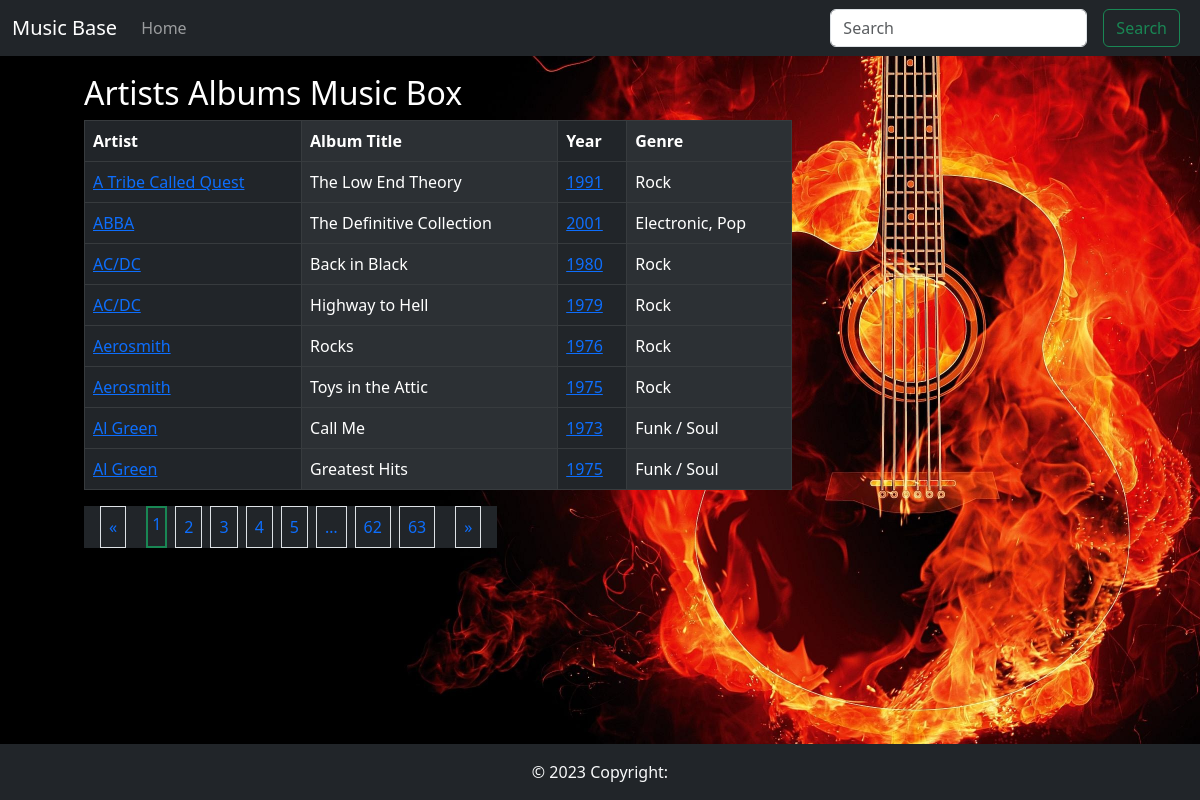
Page /home on the earlier database version.
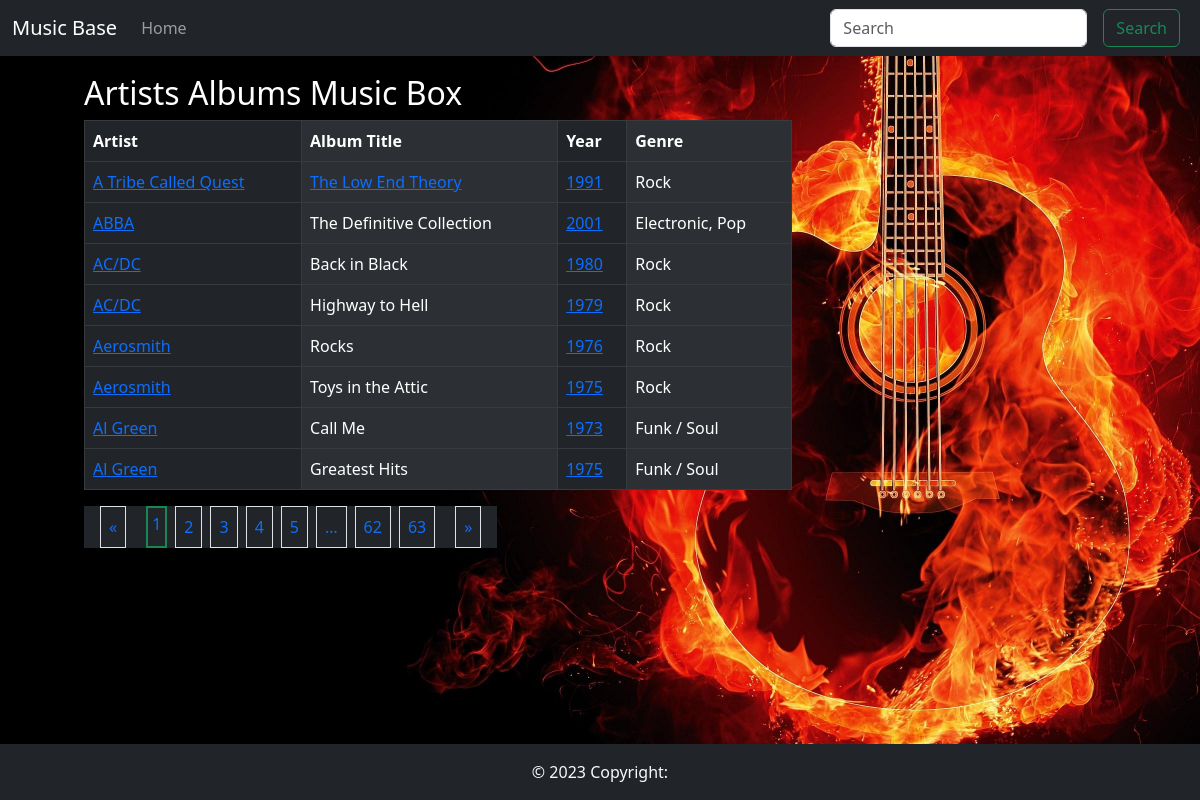
Same page on the later database version.
### music_base/models.py (models this page shows, shortened)
class Album(db.Model):
    id = db.Column(db.Integer(), primary_key=True)
    album_title = db.Column(db.String(length=255), nullable=False)
    released_date = db.Column(db.String(length=4), nullable=False)
    artist_id = db.Column(db.Integer(), db.ForeignKey("artist.id"), nullable=False)
    genre_id = db.Column(db.Integer(), db.ForeignKey("genre.id"), nullable=False)
    artist = db.relationship("Artist", backref="album")
    genre = db.relationship("Genre", backref="album")

class Artist(db.Model):
    id = db.Column(db.Integer(), primary_key=True)
    artist_name = db.Column(db.String(length=255), nullable=False, unique=True)

class Genre(db.Model):
    id = db.Column(db.Integer(), primary_key=True)
    genre = db.Column(db.String(length=255), nullable=False, unique=True)

class Link(db.Model):
    id = db.Column(db.Integer(), primary_key=True)
    link = db.Column(db.String(length=255))
    album_id = db.Column(db.Integer(), db.ForeignKey("album.id"), nullable=False)
    album = db.relationship("Album", backref="link")

### music_base/routers.py (the view)
@app.route("/")
@app.route("/home")
def home_page():
    page = request.args.get("page", 1, type=int)
    rows_per_page = int(getenv("ROWS_PER_PAGE"))
    content = Album.query.join(Artist, Album.artist_id == Artist.id) \
        .join(Genre, Album.genre_id == Genre.id) \
        .outerjoin(Link, or_(Link.album_id == Album.id, Link.album_id is None)) \
        .add_columns(Album.album_title, Album.id, Album.released_date,
                     Artist.artist_name, Genre.genre, Artist.id, Link) \
        .order_by(Artist.artist_name).paginate(page=page,
                                               per_page=rows_per_page)
    return render_template("home.html", content=content)

### music_base/templates/home.html (shortened to what this page needs)
{% extends 'base.html'%}
{% import 'includes/_macros.html' as macros %}
{% block content %}
<div class="row fixed" style="margin-top: 50px; margin-left: 30px">
    <div class="col-8">
        <h2 class="mt-4">Artists Albums Music Box</h2>
        <div class="mb-5">
             {% include '/includes/album_table.html' %}
            {% if content %}
                <div class="pagination mb-2">
                    {{ macros.pagination_widget(content, 'home_page') }}
                </div>
            {% endif %}
        </div>
    </div>
</div>
{% endblock %}

### music_base/templates/base.html (shortened to what this page needs)
<!doctype html>
<html lang="en">
<head>
    {% include './includes/style.html' %}
</head>
{% block body %}
<body>
<header>
    {% include '/includes/navbar.html' %}
</header>
<main>
    <div class="container">
        {% block content %}
        {% endblock %}
    </div>
</main>
{% include '/includes/footer.html' %}
</body>
{% endblock %}
</html>

### music_base/templates/includes/_macros.html
{% macro pagination_widget(pagination, endpoint) %}
<ul class="pagination bg-dark mt-0">
    <li class="border mx-3 p-2 {% if not pagination.has_prev %}disabled{% endif %}">
        <a href="{% if pagination.has_prev %}{{ url_for(endpoint, page=pagination.prev_num, **kwargs) }}{% else %}#{% endif %}">
            &laquo;
        </a>
    </li>
    {% for p in pagination.iter_pages() %}
        {% if p %}
            {% if p == pagination.page %}
            <li class="active border border-success border-2 p-1 mx-1">
                <a href="{{ url_for(endpoint, page = p, **kwargs) }}">{{ p }}</a>
            </li>
            {% else %}
            <li class="mx-1 p-2 border" >
                <a href="{{ url_for(endpoint, page = p, **kwargs) }}">{{ p }}</a>
            </li>
            {% endif %}
        {% else %}
        <li class="disabled mx-1 p-2 border"><a href="#">&hellip;</a></li>
        {% endif %}
    {% endfor %}
    <li class="border mx-3 p-2 {% if not pagination.has_next %}disabled{% endif %}">
        <a  href="{% if pagination.has_next %}{{ url_for(endpoint, page=pagination.next_num, **kwargs) }}{% else %}#{% endif %}">
            &raquo;
        </a>
    </li>
</ul>
{% endmacro %}

### music_base/templates/includes/style.html (shortened to what this page needs)
<link href="https://cdn.jsdelivr.net/npm/bootstrap@5.3.0/dist/css/bootstrap.min.css" rel="stylesheet">
<link rel="stylesheet" href="/static/css/main.css">

### music_base/templates/includes/navbar.html (shortened to what this page needs)
<nav class="navbar navbar-expand-md navbar-dark bg-dark fixed-top">
    <div class="container-fluid">
        <a class="navbar-brand" href="{{ url_for('home_page') }}">
            Music Base</a>
        <div class="collapse navbar-collapse" id="navbarSupportedContent">
            <ul class="navbar-nav me-auto mb-2 mb-lg-0">
                <li class="nav-item active">
                    <a class="nav-link" href="{{ url_for('home_page')}}">Home </a>
                </li>
            </ul>
            <form class="d-flex" role="search">
                <input class="form-control me-2" type="search" placeholder="Search" aria-label="Search">
                <button class="btn btn-outline-success mx-2" type="submit">Search</button>
            </form>
        </div>
    </div>
</nav>

### music_base/templates/includes/album_table.html (shortened to what this page needs)
<table class="table table-hover table-bordered table-striped-columns table-dark">
    <thead>
    <tr>
        <th scope="col">Artist</th>
        <th scope="col">Album Title</th>
        <th scope="col">Year</th>
        <th scope="col">Genre</th>
    </tr>
    </thead>
    <tbody>
    {% for item in content.items %}
    <tr>
        <td><a href="/artist/{{item.id}}">{{item.artist_name}}</a></td>
        {% if item.Link.link %}
            <td><a href="{{ item.Link.link }}" target="_blank">{{item.album_title}}</a></td>
        {% else %}
            <td>{{item.album_title}}</td>
        {% endif %}
        <td><a href="/albums/{{item.released_date}}">{{item.released_date}}</a></td>
        <td>{{item.genre}}</td>
    </tr>
    {% endfor %}
    </tbody>
</table>

### music_base/templates/includes/footer.html
<footer class="footer  py-3 bg-dark fixed-bottom">
  <div class="container text-center mx-auto">
    <span class="text-light">
      © <script>document.write(new Date().getFullYear())</script> Copyright:
    </span>
  </div>
</footer>

### music_base/static/css/main.css (style rules this page uses)
body { background-image: url('../img/img-bg.jpg'); background-size: cover; background-repeat: no-repeat; background-attachment: fixed }
h1,h2 { color: white; }
ul.pagination a { text-decoration: none; }

Differences in the rows shown:
no longer on this page (row unchanged): Album: artist_name "A Tribe Called Quest", album_title "The Low End Theory", released_date "1991", genre "Rock"
added Link: artist_name "A Tribe Called Quest", album_title "The Low End Theory", released_date "1991", genre "Rock"
